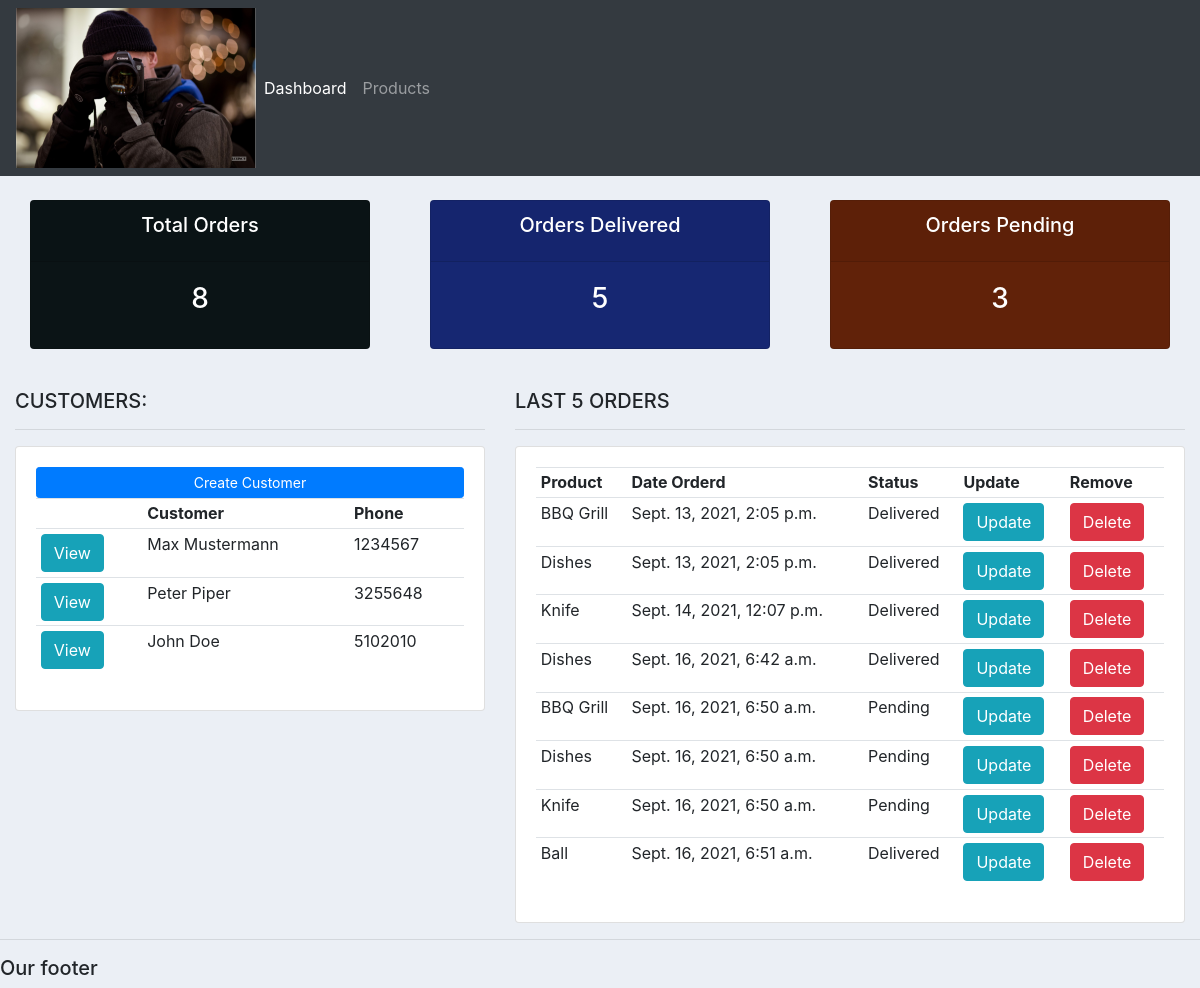
The page / on the database its author committed.
### accounts/models.py (models this page shows, shortened)
class Customer(models.Model):
    name = models.CharField(max_length=200, null=True)
    phone = models.CharField(max_length=200, null=True)
    mobile = models.CharField(max_length=200, null=True)
    email = models.CharField(max_length=200, null=True)
    date_created = models.DateTimeField(auto_now_add=True, null=True)

class Order(models.Model):
    status_options = (
        ('Pending', 'Pending'),
        ('Out of delivery', 'Out of delivery'),
        ('Delivered', 'Delivered')
    )
    customer = models.ForeignKey(Customer, null=True, on_delete=models.SET_NULL)
    product = models.ForeignKey(Product, null=True, on_delete=models.SET_NULL)
    date_created = models.DateTimeField(auto_now_add=True, null=True)
    status = models.CharField(max_length=200, null=True, choices=status_options)
    note = models.CharField(max_length=200, null=True)

class Product(models.Model):
    category_options = (
        ('Indoor', 'Indoor'),
        ('Outdoor', 'Outdoor'),
    )
    name = models.CharField(max_length=200, null=True)
    price = models.FloatField(null=True)
    category = models.CharField(max_length=200, null=True, choices=category_options)
    description = models.CharField(max_length=200, null=True, blank=True)
    date_created = models.DateTimeField(auto_now_add=True, null=True)
    tags = models.ManyToManyField(Tag)
    def __str__(self):
        return self.name

### accounts/views.py (the view)
# urls.py: path('', views.home, name='home_url_name'),
def home(request):
    customers = Customer.objects.all()
    orders = Order.objects.all()
    total_orders = orders.count()
    delivered = orders.filter(status='Delivered').count()
    pending = orders.filter(status='Pending').count()
    context = {
        'customers': customers,
        'orders': orders,
        'total_orders': total_orders,
        'delivered': delivered,
        'pending': pending
    }
    return render(request, 'accounts/dashboard.html', context)

### accounts/templates/accounts/dashboard.html (shortened to what this page needs)
{%  extends 'accounts/main.html' %}
{% block content %}
{%  include 'accounts/status.html' %}
<br>
<div class="row">
	<div class="col-md-5">
		<h5>CUSTOMERS:</h5>
		<hr>
		<div class="card card-body">
			<a class="btn btn-primary  btn-sm btn-block" href="">Create Customer</a>
			<table class="table table-sm">
				<tr>
					<td></td>
					<th>Customer</th>
					<th>Phone</th>
				</tr>
				{% for customer in customers %}
				<tr>
					<td><a class="btn bt-sm btn-info" href="{% url 'customer_url_name' customer.id %}">View</a></td>
					<td>{{customer.name}}</td>
					<td>{{customer.phone}}</td>
				</tr>
				{% endfor %}
			</table>
		</div>
	</div>
	<div class="col-md-7">
		<h5>LAST 5 ORDERS</h5>
		<hr>
		<div class="card card-body">
			<table class="table table-sm">
				<tr>
					<th>Product</th>
					<th>Date Orderd</th>
					<th>Status</th>
					<th>Update</th>
					<th>Remove</th>
				</tr>
				{% for order in orders %}
				<tr>
					<td>{{order.product}}</td>
					<td>{{order.date_created}}</td>
					<td>{{order.status}}</td>
					<td><a class="btn bt-sm btn-info" href="{% url 'update_order_url_name' order.id %}">Update</a></td>
					<td><a class="btn bt-sm btn-danger" href="{% url 'delete_order_url_name' order.id %}">Delete</a></td>
				</tr>
				{% endfor %}
			</table>
		</div>
	</div>
</div>
{% endblock %}

### static/css/main.css (style rules this page uses)
body { background-color: #ebeff5; }

### rows shown on the page
Customer: name "Max Mustermann", phone "1234567"
Customer: name "Peter Piper", phone "3255648"
Customer: name "John Doe", phone "5102010"
Order: product "BBQ Grill", date_created "Sept. 13, 2021, 2:05 p.m.", status "Delivered"
Order: product "Dishes", date_created "Sept. 13, 2021, 2:05 p.m.", status "Delivered"
Order: product "Knife", date_created "Sept. 14, 2021, 12:07 p.m.", status "Delivered"
Order: product "Dishes", date_created "Sept. 16, 2021, 6:42 a.m.", status "Delivered"
Order: product "BBQ Grill", date_created "Sept. 16, 2021, 6:50 a.m.", status "Pending"
Order: product "Dishes", date_created "Sept. 16, 2021, 6:50 a.m.", status "Pending"
Order: product "Knife", date_created "Sept. 16, 2021, 6:50 a.m.", status "Pending"
Order: product "Ball", date_created "Sept. 16, 2021, 6:51 a.m.", status "Delivered"

### other values the page prints
{{ total_orders }} "8"
{{ delivered }} "5"
{{ pending }} "3"
